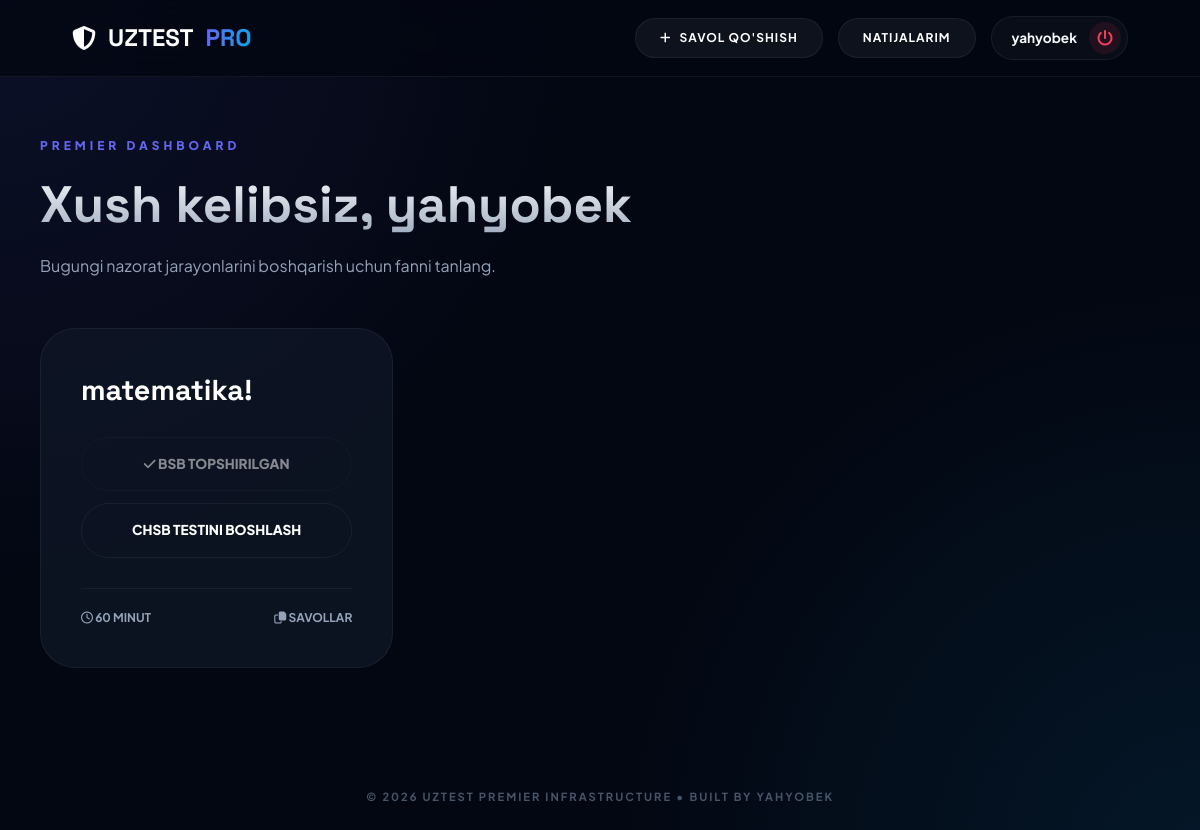
The app's page / (signed in) with its own data.
### quiz/models.py (models this page shows, shortened)
class Subject(models.Model):
    name = models.CharField(max_length=100, verbose_name="Fan nomi")
    description = models.TextField(blank=True, null=True, verbose_name="Fan haqida ma'lumot")
    class Meta:
        verbose_name = "Fan"
        verbose_name_plural = "Fanlar"

### quiz/views.py (the view)
# urls.py: path('', quiz_views.subject_list, name='home'),
@login_required
def subject_list(request):
    subjects = Subject.objects.all()
    settings = QuizSettings.objects.first()
    if not settings:
        settings = {'is_bsb_active': True, 'is_chsb_active': True}
    for subject in subjects:
        subject.user_has_bsb = QuizResult.objects.filter(
            user=request.user, subject=subject, test_type='BSB'
        ).exists()
        subject.user_has_chsb = QuizResult.objects.filter(
            user=request.user, subject=subject, test_type='CHSB'
        ).exists()
    return render(request, 'quiz/subjects.html', {
        'subjects': subjects,
        'settings': settings
    })

### quiz/context_processors.py (called while the page is built)
def quiz_status(request):
    settings = QuizSettings.objects.last()
    if not settings:
        return {
            'is_bsb_active': False,
            'is_chsb_active': False,
            'quiz_settings': None
        }
    return {
        'is_bsb_active': settings.is_bsb_active,
        'is_chsb_active': settings.is_chsb_active,
        'quiz_settings': settings
    }

### quiz/templates/quiz/subjects.html (shortened to what this page needs)
<!DOCTYPE html>
<html lang="uz">
<head>
    <link rel="stylesheet" href="https://cdnjs.cloudflare.com/ajax/libs/font-awesome/6.4.0/css/all.min.css">
</head>
<body>
    <nav>
        <a href="/" class="logo"><i class="fas fa-shield-halved"></i> UZTEST<span>PRO</span></a>
        <div class="nav-actions">
            {% if user.is_staff %}
                <a href="{% url 'upload_questions' %}" class="pill-btn btn-ghost"><i class="fas fa-plus"></i> Savol Qo'shish</a>
            {% endif %}
            <a href="{% url 'dashboard' %}" class="pill-btn btn-ghost">Natijalarim</a>
            <div class="profile-oval" onclick="toggleExit(true)">
                <span style="font-size: 0.85rem; font-weight: 700;">{{ user.username }}</span>
                <div class="power-icon"><i class="fas fa-power-off"></i></div>
            </div>
        </div>
    </nav>
    <div class="container">
        <div class="welcome-head">
            <p style="color: var(--primary); font-weight: 800; font-size: 0.75rem; letter-spacing: 4px; text-transform: uppercase; margin-bottom: 12px;">Premier Dashboard</p>
            <h1>Xush kelibsiz, {{ user.username }}</h1>
            <p>Bugungi nazorat jarayonlarini boshqarish uchun fanni tanlang.</p>
        </div>
        <div class="grid">
            {% for subject in subjects %}
            <div class="card">
                <div>
                    <div class="card-title">{{ subject.name }}</div>
                    <div class="action-stack">
                        {% if not subject.user_has_bsb %}
                            <a href="{% url 'test_process' subject.id 'BSB' %}" class="action-pill pill-white">BSB Testini Boshlash</a>
                        {% else %}
                            <div class="action-pill pill-outline" style="opacity: 0.5; cursor: not-allowed;"><i class="fas fa-check"></i> BSB Topshirilgan</div>
                        {% endif %}
                        {% if not subject.user_has_chsb %}
                            <a href="{% url 'test_process' subject.id 'CHSB' %}" class="action-pill pill-outline">CHSB Testini Boshlash</a>
                        {% else %}
                            <div class="action-pill pill-outline" style="opacity: 0.5; cursor: not-allowed;"><i class="fas fa-check"></i> CHSB Topshirilgan</div>
                        {% endif %}
                    </div>
                </div>
                <div class="card-info">
                    <span><i class="far fa-clock"></i> 60 MINUT</span>
                    <span><i class="far fa-copy"></i> SAVOLLAR</span>
                </div>
            </div>
            {% empty %}
            <p style="color: var(--text-dim);">Hozircha fanlar mavjud emas.</p>
            {% endfor %}
        </div>
    </div>
    <footer>
        &copy; 2026 UZTEST PREMIER INFRASTRUCTURE &bull; BUILT BY YAHYOBEK
    </footer>
</body>
</html>

### quiz/templates/quiz/subjects.html (style rules this page uses)
:root { --bg-deep: #030712; --primary: #6366f1; --secondary: #0ea5e9; --accent: #f43f5e; --glass: rgba(17, 24, 39, 0.7); --border: rgba(255, 255, 255, 0.06); --text-main: #f8fafc; --text-dim: #94a3b8; --font-main: 'Plus Jakarta Sans', sans-serif; --font-heading: 'Space Grotesk', sans-serif; }
* { margin: 0; padding: 0; box-sizing: border-box; -webkit-font-smoothing: antialiased; }
body { background-color: var(--bg-deep); color: var(--text-main); font-family: var(--font-main); min-height: 100vh; background-image: radial-gradient(circle at 0% 0%, rgba(99, 102, 241, 0.1) 0%, transparent 40%), radial-gradient(circle at 100% 100%, rgba(14, 165, 233, 0.1) 0%, transparent 40%); line-height: 1.5; }
nav { display: flex; justify-content: space-between; align-items: center; padding: 16px 6%; background: rgba(3, 7, 18, 0.8); backdrop-filter: blur(25px); border-bottom: 1px solid var(--border); position: sticky; top: 0; z-index: 1000; }
.logo { font-family: var(--font-heading); font-size: 1.5rem; font-weight: 700; text-decoration: none; color: #fff; display: flex; align-items: center; gap: 12px; }
.logo span { background: linear-gradient(to right, var(--primary), var(--secondary)); -webkit-background-clip: text; -webkit-text-fill-color: transparent; }
.nav-actions { display: flex; align-items: center; gap: 15px; }
.pill-btn { padding: 10px 24px; border-radius: 100px; font-weight: 700; font-size: 0.75rem; text-transform: uppercase; letter-spacing: 1px; text-decoration: none; transition: 0.3s; border: 1px solid transparent; display: inline-flex; align-items: center; gap: 8px; }
.btn-ghost { background: rgba(255, 255, 255, 0.05); color: #fff; border-color: var(--border); }
.profile-oval { display: flex; align-items: center; gap: 12px; background: rgba(255, 255, 255, 0.03); padding: 5px 6px 5px 20px; border-radius: 100px; border: 1px solid var(--border); cursor: pointer; }
.power-icon { width: 32px; height: 32px; background: rgba(244, 63, 94, 0.1); color: var(--accent); border-radius: 50%; display: flex; align-items: center; justify-content: center; }
.container { max-width: 1300px; margin: 60px auto; padding: 0 40px; }
.welcome-head h1 { font-family: var(--font-heading); font-size: 3.2rem; font-weight: 700; background: linear-gradient(to bottom, #fff, #94a3b8); -webkit-background-clip: text; -webkit-text-fill-color: transparent; margin-bottom: 10px; }
.welcome-head p { color: var(--text-dim); margin-bottom: 50px; }
.grid { display: grid; grid-template-columns: repeat(auto-fill, minmax(350px, 1fr)); gap: 30px; }
.card { background: var(--glass); border: 1px solid var(--border); border-radius: 35px; padding: 40px; transition: 0.4s; display: flex; flex-direction: column; justify-content: space-between; }
.card-title { font-family: var(--font-heading); font-size: 1.8rem; font-weight: 700; margin-bottom: 25px; color: white; }
.action-stack { display: flex; flex-direction: column; gap: 12px; }
.action-pill { padding: 16px; border-radius: 100px; text-align: center; text-decoration: none; font-weight: 800; font-size: 0.85rem; text-transform: uppercase; transition: 0.3s; }
.pill-outline { border: 1px solid var(--border); color: #fff; }
.card-info { margin-top: 30px; padding-top: 20px; border-top: 1px solid var(--border); display: flex; justify-content: space-between; color: var(--text-dim); font-size: 0.75rem; font-weight: 700; }
footer { text-align: center; padding: 60px 0; color: #475569; font-size: 0.7rem; font-weight: 700; letter-spacing: 2px; }

### records on screen
Subject: name "matematika!", shows "BSB TOPSHIRILGAN", shows "CHSB TESTINI BOSHLASH"

### other values on screen
{{ user.username }} "yahyobek"
